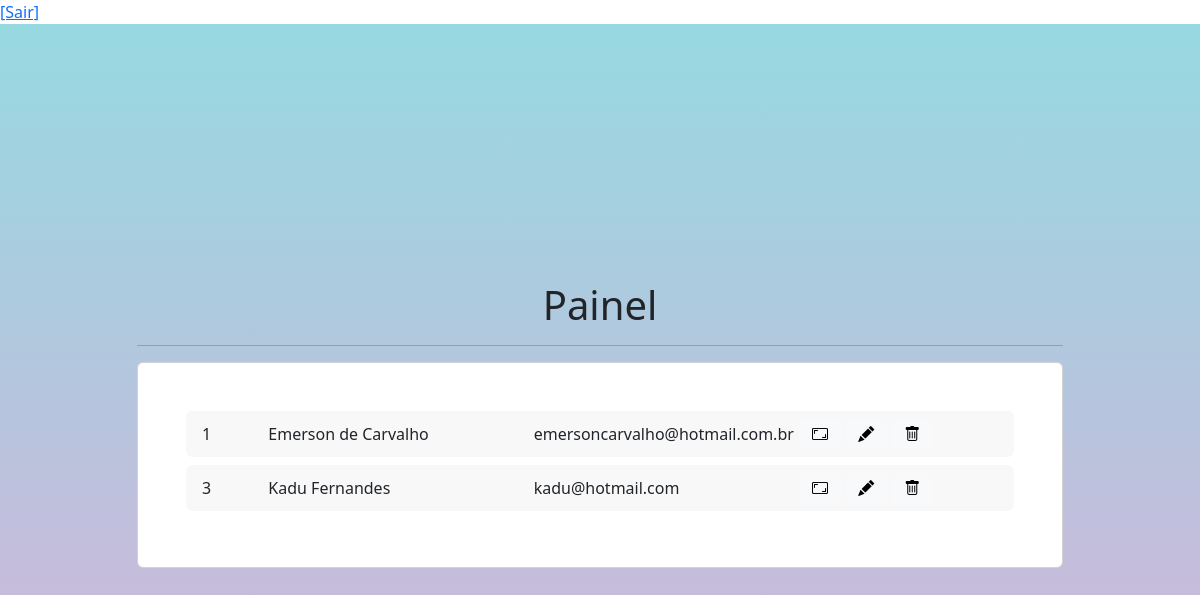
The app's page /perfil-painel.php with its own data.
### tables this page shows
CREATE TABLE `cadastro` (
  `cad_id` int(11) NOT NULL,
  `cad_nome` varchar(150) NOT NULL,
  `cad_email` varchar(100) NOT NULL,
  `cad_descricao` text NOT NULL,
  `cad_instagram` varchar(150) NOT NULL,
  `cad_twitter` varchar(150) NOT NULL,
  `cad_facebook` varchar(150) NOT NULL,
  `cad_linkedin` varchar(150) NOT NULL,
  `cad_youtube` varchar(150) NOT NULL,
  `cad_senha` varchar(20) NOT NULL,
  `cad_foto` varchar(150) NOT NULL,
  `cad_imgfundo` varchar(150) NOT NULL,
  `cad_profissao` varchar(150) DEFAULT NULL
);

### perfil-painel.php (the view, shortened to what this page needs)
<a href="logout.php"> <?php echo @$_SESSION["usuario"]; ?> [Sair]</a>
<?php include_once "header.php";?>
<body>
    <section class="vh-100 fundo">
        <div class="container py-5 h-100">
            <div class="row d-flex justify-content-center align-items-center h-100">
                <div class="col col-xl-10">
                    <div class="justify-content-center">
                        <h1 class="title">Painel</h1>
                        <hr>
                    </div>
                    <div class="card">
                        <div class="card-body p-5">
                            <ul class="list-group mb-0">
                                <?php
                                include "conexao.php";
                                $sqlBusca = "SELECT * FROM cadastro";
                                $todasAsTarefas = mysqli_query($conexao, $sqlBusca);
                                while ($umaTarefa = mysqli_fetch_assoc($todasAsTarefas)) {
                                ?>
                                    <li class="list-group-item d-flex align-items-center border-0 mb-2 rounded fundo-cinza justify-content-between">
                                        <div class="col-1">
                                            <?php echo $umaTarefa['cad_id']; ?>
                                        </div>
                                        <div class="col-4">
                                            <?php echo $umaTarefa['cad_nome']; ?>
                                        </div>
                                        <div class="col-4">
                                            <?php echo $umaTarefa['cad_email']; ?>
                                        </div>
                                        <div class="col-3">
                                            <span>
                                                <a class='btn btn-light' href="perfil-visualizar.php?cad_id=<?php echo $umaTarefa['cad_id']?>"><i class="bi bi-aspect-ratio"></i></a>
                                                <a class='btn btn-light' href="perfil-alterar.php?cad_id=<?php echo $umaTarefa['cad_id']?>"><i class="bi bi-pencil-fill"></i></a>
                                                <a class='btn btn-light' href="perfil-excluir.php?cad_id=<?php echo $umaTarefa['cad_id']?>"><i class="bi bi-trash"></i></a>
                                            </span>
                                        </div>
                                    </li>
                                <?php
                                    }
                                ?>
                            </ul>
                        </div>
                    </div>
                </div>
            </div>
        </div>
    </section>
</body>
<?php include_once "footer.php";?>

### estilo.css (style rules this page uses)
.title { text-align: center; }

### header.php (style rules this page uses)
.fundo { background-color: #D9AFD9; background-image: linear-gradient(0deg, #D9AFD9 0%, #97D9E1 100%); }
.fundo-cinza { background-color: #f8f8f8; }

### records on screen
cadastro: cad_id "1", cad_nome "Emerson de Carvalho", cad_email "emersoncarvalho@hotmail.com.br"
cadastro: cad_id "3", cad_nome "Kadu Fernandes", cad_email "kadu@hotmail.com"
